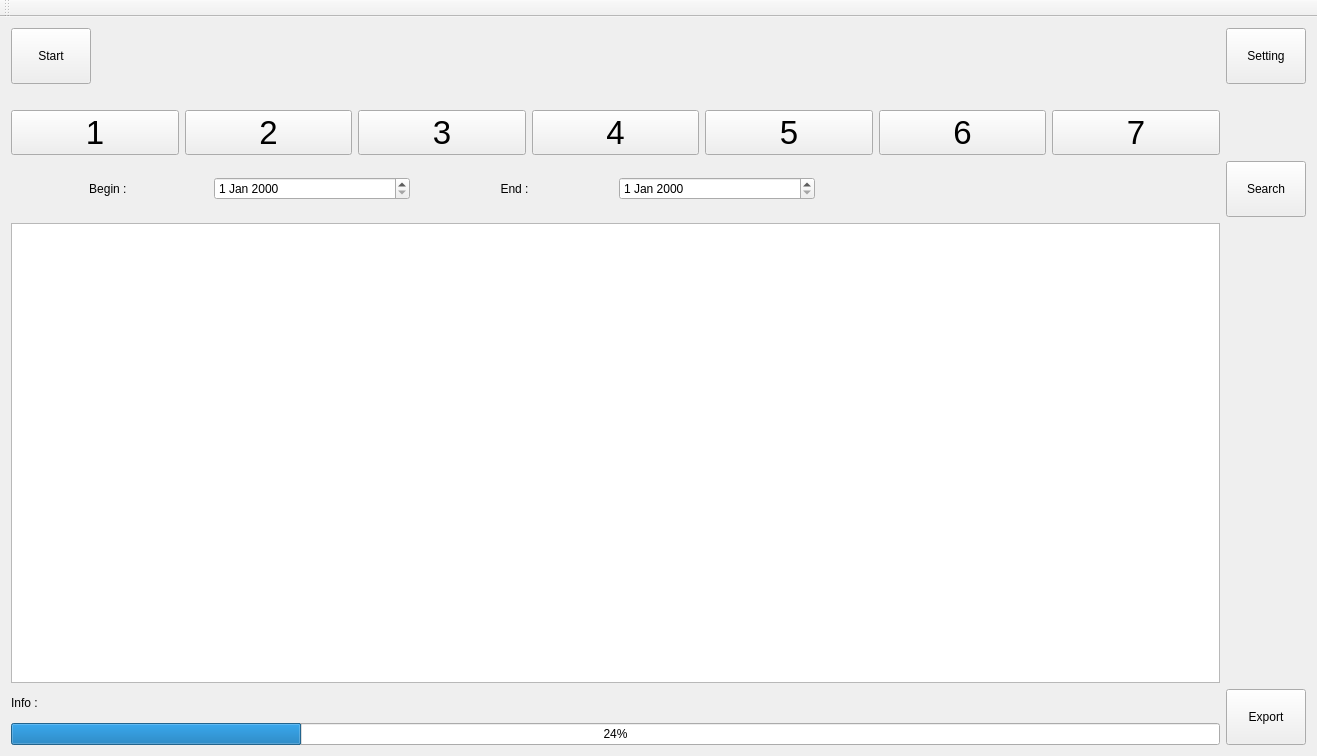
<?xml version="1.0" encoding="UTF-8"?>
<ui version="4.0">
 <class>MainWindow</class>
 <widget class="QMainWindow" name="MainWindow">
  <property name="geometry">
   <rect>
    <x>0</x>
    <y>0</y>
    <width>1317</width>
    <height>756</height>
   </rect>
  </property>
  <property name="font">
   <font>
    <weight>50</weight>
    <italic>false</italic>
    <bold>false</bold>
   </font>
  </property>
  <property name="windowTitle">
   <string>MainWindow</string>
  </property>
  <widget class="QWidget" name="centralWidget">
   <layout class="QGridLayout" name="gridLayout">
    <item row="0" column="0">
     <layout class="QHBoxLayout" name="horizontalLayout_3">
      <item>
       <widget class="QPushButton" name="pushButtonCheck">
        <property name="minimumSize">
         <size>
          <width>0</width>
          <height>56</height>
         </size>
        </property>
        <property name="text">
         <string>Start</string>
        </property>
       </widget>
      </item>
      <item>
       <spacer name="horizontalSpacer_2">
        <property name="orientation">
         <enum>Qt::Horizontal</enum>
        </property>
        <property name="sizeHint" stdset="0">
         <size>
          <width>40</width>
          <height>20</height>
         </size>
        </property>
       </spacer>
      </item>
     </layout>
    </item>
    <item row="5" column="0">
     <widget class="QTableView" name="tableView"/>
    </item>
    <item row="3" column="1">
     <widget class="QPushButton" name="pushButton">
      <property name="minimumSize">
       <size>
        <width>0</width>
        <height>56</height>
       </size>
      </property>
      <property name="text">
       <string>Search</string>
      </property>
     </widget>
    </item>
    <item row="1" column="0">
     <spacer name="horizontalSpacer">
      <property name="orientation">
       <enum>Qt::Horizontal</enum>
      </property>
      <property name="sizeHint" stdset="0">
       <size>
        <width>1192</width>
        <height>20</height>
       </size>
      </property>
     </spacer>
    </item>
    <item row="2" column="0">
     <layout class="QHBoxLayout" name="horizontalLayout">
      <item>
       <widget class="QPushButton" name="pushButton_1">
        <property name="font">
         <font>
          <pointsize>25</pointsize>
         </font>
        </property>
        <property name="text">
         <string>1</string>
        </property>
       </widget>
      </item>
      <item>
       <widget class="QPushButton" name="pushButton_2">
        <property name="font">
         <font>
          <pointsize>25</pointsize>
         </font>
        </property>
        <property name="text">
         <string>2</string>
        </property>
       </widget>
      </item>
      <item>
       <widget class="QPushButton" name="pushButton_3">
        <property name="font">
         <font>
          <pointsize>25</pointsize>
         </font>
        </property>
        <property name="text">
         <string>3</string>
        </property>
       </widget>
      </item>
      <item>
       <widget class="QPushButton" name="pushButton_4">
        <property name="font">
         <font>
          <pointsize>25</pointsize>
         </font>
        </property>
        <property name="text">
         <string>4</string>
        </property>
       </widget>
      </item>
      <item>
       <widget class="QPushButton" name="pushButton_5">
        <property name="font">
         <font>
          <pointsize>25</pointsize>
         </font>
        </property>
        <property name="text">
         <string>5</string>
        </property>
       </widget>
      </item>
      <item>
       <widget class="QPushButton" name="pushButton_6">
        <property name="font">
         <font>
          <pointsize>25</pointsize>
         </font>
        </property>
        <property name="text">
         <string>6</string>
        </property>
       </widget>
      </item>
      <item>
       <widget class="QPushButton" name="pushButton_7">
        <property name="font">
         <font>
          <pointsize>25</pointsize>
         </font>
        </property>
        <property name="text">
         <string>7</string>
        </property>
       </widget>
      </item>
     </layout>
    </item>
    <item row="3" column="0">
     <layout class="QHBoxLayout" name="horizontalLayout_2">
      <item>
       <widget class="QLabel" name="label">
        <property name="text">
         <string>Begin : </string>
        </property>
        <property name="alignment">
         <set>Qt::AlignCenter</set>
        </property>
       </widget>
      </item>
      <item>
       <widget class="QDateEdit" name="dateEdit"/>
      </item>
      <item>
       <widget class="QLabel" name="label_2">
        <property name="text">
         <string>End :</string>
        </property>
        <property name="alignment">
         <set>Qt::AlignCenter</set>
        </property>
       </widget>
      </item>
      <item>
       <widget class="QDateEdit" name="dateEdit_2"/>
      </item>
      <item>
       <widget class="QLabel" name="label_3">
        <property name="text">
         <string/>
        </property>
       </widget>
      </item>
      <item>
       <widget class="QLabel" name="label_4">
        <property name="text">
         <string/>
        </property>
       </widget>
      </item>
     </layout>
    </item>
    <item row="6" column="1">
     <widget class="QPushButton" name="pushButtonExport">
      <property name="minimumSize">
       <size>
        <width>0</width>
        <height>56</height>
       </size>
      </property>
      <property name="text">
       <string>Export</string>
      </property>
     </widget>
    </item>
    <item row="0" column="1">
     <widget class="QPushButton" name="pushButtonSetting">
      <property name="minimumSize">
       <size>
        <width>0</width>
        <height>56</height>
       </size>
      </property>
      <property name="text">
       <string>Setting</string>
      </property>
      <property name="iconSize">
       <size>
        <width>20</width>
        <height>40</height>
       </size>
      </property>
      <property name="shortcut">
       <string>Ctrl+S, Ctrl+S, Ctrl+S</string>
      </property>
     </widget>
    </item>
    <item row="6" column="0">
     <layout class="QVBoxLayout" name="verticalLayout">
      <item>
       <widget class="QLabel" name="labelInfo">
        <property name="text">
         <string>Info : </string>
        </property>
       </widget>
      </item>
      <item>
       <widget class="QProgressBar" name="progressBar">
        <property name="value">
         <number>24</number>
        </property>
       </widget>
      </item>
     </layout>
    </item>
   </layout>
  </widget>
  <widget class="QMenuBar" name="menuBar">
   <property name="geometry">
    <rect>
     <x>0</x>
     <y>0</y>
     <width>1317</width>
     <height>26</height>
    </rect>
   </property>
  </widget>
  <widget class="QToolBar" name="mainToolBar">
   <attribute name="toolBarArea">
    <enum>TopToolBarArea</enum>
   </attribute>
   <attribute name="toolBarBreak">
    <bool>false</bool>
   </attribute>
  </widget>
 </widget>
 <layoutdefault spacing="6" margin="11"/>
 <resources/>
 <connections/>
</ui>
